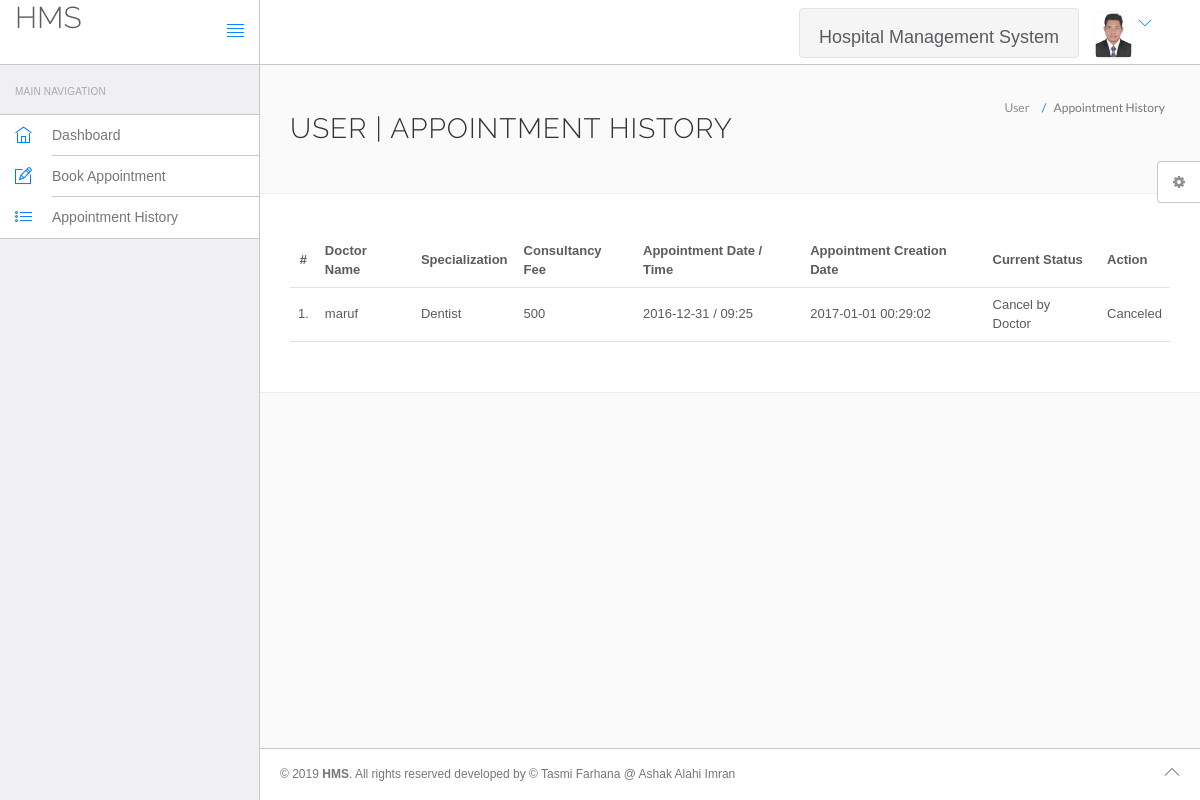
The page /hospital/hms/appointment-history.php (signed in) on the database its author committed.
### tables this page shows
CREATE TABLE `appointment` (
  `id` int(11) NOT NULL,
  `doctorSpecialization` varchar(255) NOT NULL,
  `doctorId` int(11) NOT NULL,
  `userId` int(11) NOT NULL,
  `consultancyFees` int(11) NOT NULL,
  `appointmentDate` varchar(255) NOT NULL,
  `appointmentTime` varchar(255) NOT NULL,
  `postingDate` timestamp NOT NULL DEFAULT CURRENT_TIMESTAMP,
  `userStatus` int(11) NOT NULL,
  `doctorStatus` int(11) NOT NULL,
  `updationDate` varchar(255) NOT NULL
);

CREATE TABLE `doctors` (
  `id` int(11) NOT NULL,
  `specilization` varchar(255) NOT NULL,
  `doctorName` varchar(255) NOT NULL,
  `address` longtext NOT NULL,
  `docFees` varchar(255) NOT NULL,
  `contactno` bigint(11) NOT NULL,
  `docEmail` varchar(255) NOT NULL,
  `password` varchar(255) NOT NULL,
  `creationDate` timestamp NOT NULL DEFAULT CURRENT_TIMESTAMP,
  `updationDate` varchar(255) NOT NULL
);

### hospital/hms/appointment-history.php (the view, shortened to what this page needs)
<?php
include('include/config.php');
?>
<!DOCTYPE html>
<html lang="en">
	<head>
		<link rel="stylesheet" href="vendor/bootstrap/css/bootstrap.min.css">
		<link rel="stylesheet" href="vendor/fontawesome/css/font-awesome.min.css">
		<link rel="stylesheet" href="vendor/themify-icons/themify-icons.min.css">
		<link href="vendor/animate.css/animate.min.css" rel="stylesheet" media="screen">
		<link href="vendor/perfect-scrollbar/perfect-scrollbar.min.css" rel="stylesheet" media="screen">
		<link href="vendor/switchery/switchery.min.css" rel="stylesheet" media="screen">
		<link href="vendor/bootstrap-touchspin/jquery.bootstrap-touchspin.min.css" rel="stylesheet" media="screen">
		<link href="vendor/select2/select2.min.css" rel="stylesheet" media="screen">
		<link href="vendor/bootstrap-datepicker/bootstrap-datepicker3.standalone.min.css" rel="stylesheet" media="screen">
		<link href="vendor/bootstrap-timepicker/bootstrap-timepicker.min.css" rel="stylesheet" media="screen">
		<link rel="stylesheet" href="assets/css/styles.css">
		<link rel="stylesheet" href="assets/css/plugins.css">
		<link rel="stylesheet" href="assets/css/themes/theme-1.css" id="skin_color" />
	</head>
	<body>
		<div id="app">
<?php include('include/sidebar.php');?>
			<div class="app-content">
					<?php include('include/header.php');?>
				<div class="main-content" >
					<div class="wrap-content container" id="container">
						<section id="page-title">
							<div class="row">
								<div class="col-sm-8">
									<h1 class="mainTitle">User  | Appointment History</h1>
																	</div>
								<ol class="breadcrumb">
									<li>
										<span>User </span>
									</li>
									<li class="active">
										<span>Appointment History</span>
									</li>
								</ol>
							</div>
						</section>
						<div class="container-fluid container-fullw bg-white">
									<div class="row">
								<div class="col-md-12">
									<table class="table table-hover" id="sample-table-1">
										<thead>
											<tr>
												<th class="center">#</th>
												<th class="hidden-xs">Doctor Name</th>
												<th>Specialization</th>
												<th>Consultancy Fee</th>
												<th>Appointment Date / Time </th>
												<th>Appointment Creation Date  </th>
												<th>Current Status</th>
												<th>Action</th>
											</tr>
										</thead>
										<tbody>
<?php
$sql=mysqli_query($con,"select doctors.doctorName as docname,appointment.*  from appointment join doctors on doctors.id=appointment.doctorId where appointment.userId='".$_SESSION['id']."'");
$cnt=1;
while($row=mysqli_fetch_array($sql))
{
?>
											<tr>
												<td class="center"><?php echo $cnt;?>.</td>
												<td class="hidden-xs"><?php echo $row['docname'];?></td>
												<td><?php echo $row['doctorSpecialization'];?></td>
												<td><?php echo $row['consultancyFees'];?></td>
												<td><?php echo $row['appointmentDate'];?> / <?php echo
												 $row['appointmentTime'];?>
												</td>
												<td><?php echo $row['postingDate'];?></td>
												<td>
<?php if(($row['userStatus']==1) && ($row['doctorStatus']==1))
if(($row['userStatus']==1) && ($row['doctorStatus']==0))
{
	echo "Cancel by Doctor";
}
												?></td>
												<td >
												<div class="visible-md visible-lg hidden-sm hidden-xs">
							<?php if(($row['userStatus']==1) && ($row['doctorStatus']==1))
{ ?>
	<a href="appointment-history.php?id=<?php echo $row['id']?>&cancel=update" onClick="return confirm('Are you sure you want to cancel this appointment ?')"class="btn btn-transparent btn-xs tooltips" title="Cancel Appointment" tooltip-placement="top" tooltip="Remove">Cancel</a>
	<?php } else {
		echo "Canceled";
		} ?>
												</div>
												</td>
											</tr>
											<?php
$cnt=$cnt+1;
											 }?>
										</tbody>
									</table>
								</div>
							</div>
								</div>
					</div>
				</div>
			</div>
	<?php include('include/footer.php');?>
	<?php include('include/setting.php');?>
		</div>
	</body>
</html>

### hospital/hms/assets/css/themes/theme-1.css (style rules this page uses)
body { background: #FAFAFA; }

### rows shown on the page
appointment: doctorId.doctorName "maruf", doctorSpecialization "Dentist", consultancyFees "500", appointmentDate "2016-12-31", appointmentTime "09:25", postingDate "2017-01-01 00:29:02", userStatus "Cancel by Doctor"
